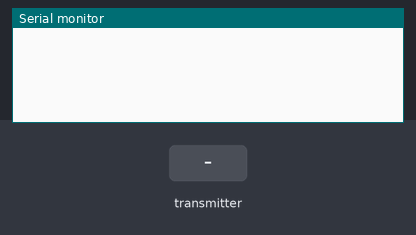
The sketch below on a simulated ESP32. Shown: the last lines printed to the serial monitor. The inputs (shaded band) are chosen by the test bench.

Above: at 1.2 s.
1.3 s: the transmitter starts sending temperature = 0
At 1.66 s:
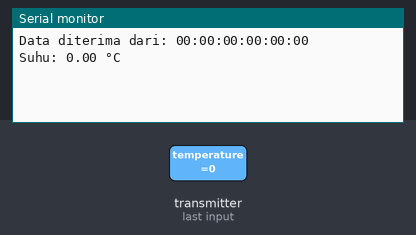
2.8 s: the transmitter starts sending temperature = 25
At 3.16 s:
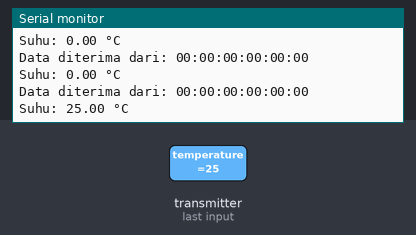

Measured:
- after the input at 1.3 s, the serial monitor: prints a new line after 0.05 s (image 1)
- after the input at 2.8 s, the serial monitor: prints a new line after 0.05 s (image 2)

The sketch:

espnow-receiver.ino
```cpp
#include <esp_now.h>
#include <WiFi.h>

// Struktur pesan yang diterima
typedef struct struct_message {
  float temperature;  // Data suhu
} struct_message;

struct_message myData;

// Callback ketika data diterima
void OnDataRecv(const uint8_t *mac, const uint8_t *incomingData, int len) {
  memcpy(&myData, incomingData, sizeof(myData));

  Serial.print("Data diterima dari: ");
  char macStr[18];
  snprintf(macStr, sizeof(macStr), "%02X:%02X:%02X:%02X:%02X:%02X",
           mac[0], mac[1], mac[2], mac[3], mac[4], mac[5]);
  Serial.println(macStr);

  Serial.print("Suhu: ");
  Serial.print(myData.temperature);
  Serial.println(" °C");
}

void setup() {
  Serial.begin(115200);
  WiFi.mode(WIFI_STA);

  // Inisialisasi ESP-NOW
  if (esp_now_init() != ESP_OK) {
    Serial.println("Gagal menginisialisasi ESP-NOW");
    return;
  }

  // Register callback penerimaan data
  esp_now_register_recv_cb(OnDataRecv);
}

void loop() {
}
```
